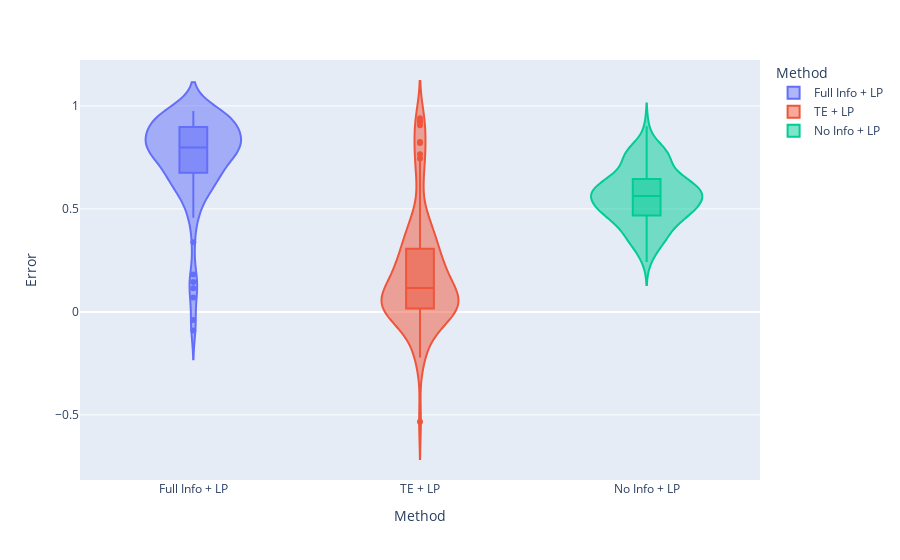

This figure's notebook cell:
### Code cell
plt = px.violin(err_df[(err_df["Alpha"] == 0.01) & (err_df["Method"].isin(["Full Info + LP", "TE + LP", "No Info + LP"]))], x = "Method", y = "Error", color="Method", box=True, points="outliers")
plt.show()

### Figure 1 — Plotly figure (JSON) as saved in the notebook; plotly's stock layout.template omitted (floating-point values rounded to 4 significant figures)
{"data": [{"alignmentgroup": "True", "box": {"visible": true}, "hovertemplate": "Method=%{x}<br>Error=%{y}<extra></extra>", "legendgroup": "Full Info + LP", "marker": {"color": "#636efa"}, "name": "Full Info + LP", "offsetgroup": "Full Info + LP", "orientation": "v", "points": "outliers", "scalegroup": "True", "showlegend": true, "type": "violin", "x": ["Full Info + LP", "Full Info + LP", "Full Info + LP", "Full Info + LP", "Full Info + LP", "Full Info + LP", "Full Info + LP", "Full Info + LP", "Full Info + LP", "Full Info + LP", "Full Info + LP", "Full Info + LP", "Full Info + LP", "Full Info + LP", "Full Info + LP", "Full Info + LP", "Full Info + LP", "Full Info + LP", "Full Info + LP", "Full Info + LP", "Full Info + LP", "Full Info + LP", "Full Info + LP", "Full Info + LP", "Full Info + LP", "Full Info + LP", "Full Info + LP", "Full Info + LP", "Full Info + LP", "Full Info + LP", "Full Info + LP", "Full Info + LP", "Full Info + LP", "Full Info + LP", "Full Info + LP", "Full Info + LP", "Full Info + LP", "Full Info + LP", "Full Info + LP", "Full Info + LP", "Full Info + LP", "Full Info + LP", "Full Info + LP", "Full Info + LP", "Full Info + LP", "Full Info + LP", "Full Info + LP", "Full Info + LP", "Full Info + LP", "Full Info + LP", "Full Info + LP", "Full Info + LP", "Full Info + LP", "Full Info + LP", "Full Info + LP", "Full Info + LP", "Full Info + LP", "Full Info + LP", "Full Info + LP", "Full Info + LP", "Full Info + LP", "Full Info + LP", "Full Info + LP", "Full Info + LP", "Full Info + LP", "Full Info + LP", "Full Info + LP", "Full Info + LP", "Full Info + LP", "Full Info + LP", "Full Info + LP", "Full Info + LP", "Full Info + LP", "Full Info + LP", "Full Info + LP", "Full Info + LP", "Full Info + LP", "Full Info + LP", "Full Info + LP", "Full Info + LP", "Full Info + LP", "Full Info + LP", "Full Info + LP", "Full Info + LP", "Full Info + LP", "Full Info + LP", "Full Info + LP", "Full Info + LP", "Full Info + LP", "Full Info + LP", "Full Info + LP", "Full Info + LP", "Full Info + LP", "Full Info + LP", "Full Info + LP", "Full Info + LP", "Full Info + LP", "Full Info + LP", "Full Info + LP", "Full Info + LP"], "x0": " ", "xaxis": "x", "y": [0.6191, 0.9278, 0.6295, 0.8034, 0.6385, 0.9615, 0.9576, 0.885, 0.4688, 0.5939, 0.9312, 0.7694, 0.5862, 0.7699, 0.7013, 0.8725, 0.6802, 0.5929, 0.8538, 0.9065, 0.7548, 0.7699, 0.9125, 0.8507, 0.7743, 0.1809, 0.9726, 0.4576, 0.7335, -0.03986, 0.9326, 0.9649, 0.7952, 0.908, 0.8015, 0.7047, 0.6712, 0.9506, 0.9738, 0.6871, 0.7936, 0.8321, 0.8955, 0.8222, 0.8288, 0.6344, 0.6378, 0.7989, 0.7044, 0.6847, 0.7581, 0.5414, 0.7089, 0.9436, 0.9007, 0.8301, 0.7531, 0.7155, 0.8868, 0.8591, 0.5265, 0.8315, 0.06939, 0.6376, 0.7998, 0.7639, 0.8479, 0.7915, 0.9399, 0.9571, 0.6221, 0.9701, 0.8222, 0.1146, 0.514, -0.0908, 0.8678, 0.8336, 0.6218, 0.7969, 0.9211, 0.9331, 0.7716, 0.9302, 0.9759, 0.1457, 0.8176, 0.8268, 0.9302, 0.8244, 0.7949, 0.3382, 0.8495, 0.6328, 0.9697, 0.9422, 0.7476, 0.741, 0.8522, 0.9501], "y0": " ", "yaxis": "y"}, {"alignmentgroup": "True", "box": {"visible": true}, "hovertemplate": "Method=%{x}<br>Error=%{y}<extra></extra>", "legendgroup": "TE + LP", "marker": {"color": "#EF553B"}, "name": "TE + LP", "offsetgroup": "TE + LP", "orientation": "v", "points": "outliers", "scalegroup": "True", "showlegend": true, "type": "violin", "x": ["TE + LP", "TE + LP", "TE + LP", "TE + LP", "TE + LP", "TE + LP", "TE + LP", "TE + LP", "TE + LP", "TE + LP", "TE + LP", "TE + LP", "TE + LP", "TE + LP", "TE + LP", "TE + LP", "TE + LP", "TE + LP", "TE + LP", "TE + LP", "TE + LP", "TE + LP", "TE + LP", "TE + LP", "TE + LP", "TE + LP", "TE + LP", "TE + LP", "TE + LP", "TE + LP", "TE + LP", "TE + LP", "TE + LP", "TE + LP", "TE + LP", "TE + LP", "TE + LP", "TE + LP", "TE + LP", "TE + LP", "TE + LP", "TE + LP", "TE + LP", "TE + LP", "TE + LP", "TE + LP", "TE + LP", "TE + LP", "TE + LP", "TE + LP", "TE + LP", "TE + LP", "TE + LP", "TE + LP", "TE + LP", "TE + LP", "TE + LP", "TE + LP", "TE + LP", "TE + LP", "TE + LP", "TE + LP", "TE + LP", "TE + LP", "TE + LP", "TE + LP", "TE + LP", "TE + LP", "TE + LP", "TE + LP", "TE + LP", "TE + LP", "TE + LP", "TE + LP", "TE + LP", "TE + LP", "TE + LP", "TE + LP", "TE + LP", "TE + LP", "TE + LP", "TE + LP", "TE + LP", "TE + LP", "TE + LP", "TE + LP", "TE + LP", "TE + LP", "TE + LP", "TE + LP", "TE + LP", "TE + LP", "TE + LP", "TE + LP", "TE + LP", "TE + LP", "TE + LP", "TE + LP", "TE + LP", "TE + LP"], "x0": " ", "xaxis": "x", "y": [0.2824, 0.01607, 0.2207, 0.2067, 0.4391, 0.26, 0.3945, 0.2269, 0.004065, 0.217, 0.05787, 0.03694, 0.1281, -0.02445, 0.03089, 0.1922, 0.06771, 0.4088, 0.8249, 0.906, -0.1594, 0.199, 0.645, -0.5333, 0.313, 0.01076, 0.9242, 0.02998, 0.05176, 0.1367, 0.3082, 0.1468, 0.1428, -0.1663, 0.4305, -0.05659, 0.2584, 0.2797, 0.3822, 0.004147, 0.2662, 0.3292, 0.16, -0.2102, -0.03689, 0.06446, -0.01168, 0.387, 0.05489, 0.06352, -0.07558, 0.2793, -0.2211, 0.1148, 0.6263, 0.3789, 0.3628, 0.1689, 0.05794, 0.01035, -0.09918, 0.0257, 0.06516, 0.03849, 0.1714, 0.3045, 0.8204, 0.733, 0.06899, 0.07575, 0.1183, -0.007033, -0.1859, 0.02959, 0.01792, 0.003356, 0.114, 0.7648, -0.05526, 0.1369, 0.2158, 0.02587, 0.1624, -0.003168, 0.06681, 0.007659, 0.09594, 0.3116, 0.9244, -0.03008, 0.7452, -0.00795, 0.4851, 0.1988, 0.0195, 0.05649, 0.4614, -0.04249, 0.08563, 0.9401], "y0": " ", "yaxis": "y"}, {"alignmentgroup": "True", "box": {"visible": true}, "hovertemplate": "Method=%{x}<br>Error=%{y}<extra></extra>", "legendgroup": "No Info + LP", "marker": {"color": "#00cc96"}, "name": "No Info + LP", "offsetgroup": "No Info + LP", "orientation": "v", "points": "outliers", "scalegroup": "True", "showlegend": true, "type": "violin", "x": ["No Info + LP", "No Info + LP", "No Info + LP", "No Info + LP", "No Info + LP", "No Info + LP", "No Info + LP", "No Info + LP", "No Info + LP", "No Info + LP", "No Info + LP", "No Info + LP", "No Info + LP", "No Info + LP", "No Info + LP", "No Info + LP", "No Info + LP", "No Info + LP", "No Info + LP", "No Info + LP", "No Info + LP", "No Info + LP", "No Info + LP", "No Info + LP", "No Info + LP", "No Info + LP", "No Info + LP", "No Info + LP", "No Info + LP", "No Info + LP", "No Info + LP", "No Info + LP", "No Info + LP", "No Info + LP", "No Info + LP", "No Info + LP", "No Info + LP", "No Info + LP", "No Info + LP", "No Info + LP", "No Info + LP", "No Info + LP", "No Info + LP", "No Info + LP", "No Info + LP", "No Info + LP", "No Info + LP", "No Info + LP", "No Info + LP", "No Info + LP", "No Info + LP", "No Info + LP", "No Info + LP", "No Info + LP", "No Info + LP", "No Info + LP", "No Info + LP", "No Info + LP", "No Info + LP", "No Info + LP", "No Info + LP", "No Info + LP", "No Info + LP", "No Info + LP", "No Info + LP", "No Info + LP", "No Info + LP", "No Info + LP", "No Info + LP", "No Info + LP", "No Info + LP", "No Info + LP", "No Info + LP", "No Info + LP", "No Info + LP", "No Info + LP", "No Info + LP", "No Info + LP", "No Info + LP", "No Info + LP", "No Info + LP", "No Info + LP", "No Info + LP", "No Info + LP", "No Info + LP", "No Info + LP", "No Info + LP", "No Info + LP", "No Info + LP", "No Info + LP", "No Info + LP", "No Info + LP", "No Info + LP", "No Info + LP", "No Info + LP", "No Info + LP", "No Info + LP", "No Info + LP", "No Info + LP", "No Info + LP"], "x0": " ", "xaxis": "x", "y": [0.444, 0.7662, 0.4879, 0.5901, 0.441, 0.7705, 0.7792, 0.6264, 0.3486, 0.5612, 0.7011, 0.5339, 0.5004, 0.4812, 0.4907, 0.6605, 0.6539, 0.358, 0.5839, 0.6765, 0.4646, 0.4591, 0.6079, 0.6023, 0.5433, 0.4465, 0.738, 0.3194, 0.4972, 0.4615, 0.6881, 0.7968, 0.5198, 0.6468, 0.4595, 0.4693, 0.4646, 0.6522, 0.7888, 0.5611, 0.5198, 0.5301, 0.6173, 0.5639, 0.5615, 0.4774, 0.4763, 0.5314, 0.3746, 0.4672, 0.5891, 0.2789, 0.4494, 0.7064, 0.5628, 0.6209, 0.6163, 0.5111, 0.5768, 0.6212, 0.3083, 0.6137, 0.3645, 0.3691, 0.5055, 0.6094, 0.5712, 0.5846, 0.7961, 0.7556, 0.3935, 0.8111, 0.6667, 0.2416, 0.5435, 0.3802, 0.5904, 0.5079, 0.3889, 0.5894, 0.6341, 0.6479, 0.5625, 0.7662, 0.9012, 0.3912, 0.7547, 0.5565, 0.5996, 0.6441, 0.5556, 0.3134, 0.5729, 0.3693, 0.7285, 0.7641, 0.501, 0.5417, 0.5652, 0.7356], "y0": " ", "yaxis": "y"}], "layout": {"legend": {"title": {"text": "Method"}, "tracegroupgap": 0}, "margin": {"t": 60}, "violinmode": "overlay", "xaxis": {"anchor": "y", "categoryarray": ["Full Info + LP", "TE + LP", "No Info + LP"], "categoryorder": "array", "domain": [0, 1], "title": {"text": "Method"}}, "yaxis": {"anchor": "x", "domain": [0, 1], "title": {"text": "Error"}}}}
